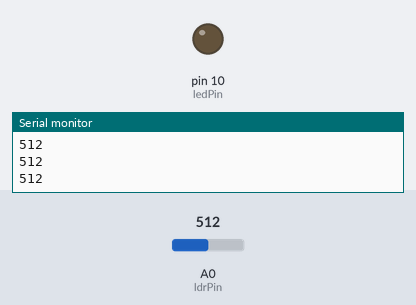
Simulated run of this sketch. Board: Arduino Uno, built with avr-gcc and run on an emulated ATmega328P. Parts: output pins drawn as LEDs (lit = HIGH), the last lines printed to the serial monitor. Inputs (shaded band) come from the test bench; at power-on: A0 (ldrPin) = 512.

Above: at 1.2 s.
1.3 s: A0 (ldrPin) set to 213
2.8 s: A0 (ldrPin) set to 189
At 3.5 s:
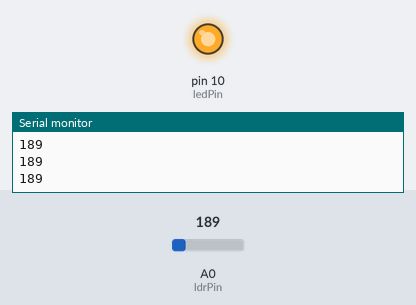
4.3 s: A0 (ldrPin) set to 210
At 5.5 s:
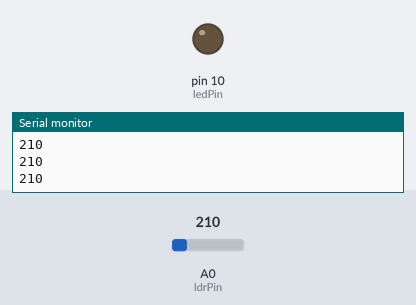
5.8 s: A0 (ldrPin) set to 190
At 7.0 s:
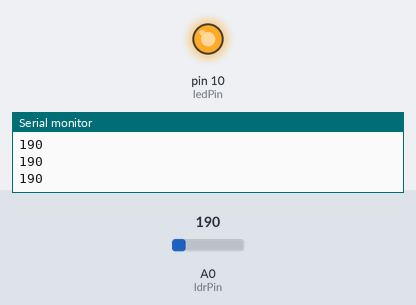
Timing chart, 0 to 8.3 s (numbered marks = the images above; inputs shaded):
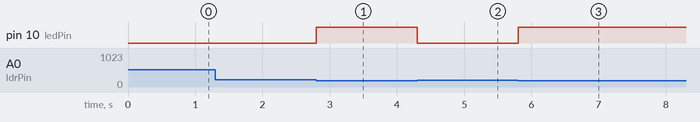

Measured:
- the behaviour switches between 201 and 200 on A0 (ldrPin) (found by bisection; images 0 and 1)
- after the input at 2.8 s, pin 10 (ledPin): LOW → HIGH at once
- after the input at 4.3 s, pin 10 (ledPin): HIGH → LOW at once
- after the input at 5.8 s, pin 10 (ledPin): LOW → HIGH at once

The sketch:

code2.ino
```cpp
const int ledPin  =  10 ;
const int ldrPin = A0 ;
void setup () {
  Serial.begin (9600) ;
  pinMode ( ledPin, OUTPUT ) ;
  pinMode ( ldrPin, INPUT ) ;
  }

void loop () {
  int ldrStatus = analogRead ( ldrPin ) ;
  if (ldrStatus <= 200)
  {
      digitalWrite (ledPin, HIGH ) ;
      /*Serial.print ( "Its DARK, Turn on the LED:" ) ;*/
      Serial.println ( ldrStatus ) ;
   } else {
       digitalWrite ( ledPin, LOW ) ;
       /*Serial.print ( "Son BRIGHT, éteignez la LED:" ) ;*/
       Serial.println ( ldrStatus ) ;
     }
}
```
